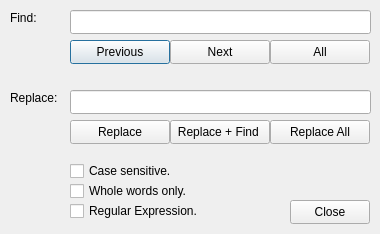
<?xml version="1.0" encoding="UTF-8"?>
<ui version="4.0">
 <class>FindReplace</class>
 <widget class="QDialog" name="FindReplace">
  <property name="geometry">
   <rect>
    <x>0</x>
    <y>0</y>
    <width>380</width>
    <height>234</height>
   </rect>
  </property>
  <property name="minimumSize">
   <size>
    <width>380</width>
    <height>234</height>
   </size>
  </property>
  <property name="windowTitle">
   <string>Dialog</string>
  </property>
  <widget class="QPushButton" name="prevButton">
   <property name="geometry">
    <rect>
     <x>70</x>
     <y>40</y>
     <width>100</width>
     <height>24</height>
    </rect>
   </property>
   <property name="sizePolicy">
    <sizepolicy hsizetype="Preferred" vsizetype="Preferred">
     <horstretch>0</horstretch>
     <verstretch>0</verstretch>
    </sizepolicy>
   </property>
   <property name="text">
    <string>Previous</string>
   </property>
  </widget>
  <widget class="QPushButton" name="nextButton">
   <property name="geometry">
    <rect>
     <x>170</x>
     <y>40</y>
     <width>100</width>
     <height>24</height>
    </rect>
   </property>
   <property name="sizePolicy">
    <sizepolicy hsizetype="Preferred" vsizetype="Preferred">
     <horstretch>0</horstretch>
     <verstretch>0</verstretch>
    </sizepolicy>
   </property>
   <property name="text">
    <string>Next</string>
   </property>
  </widget>
  <widget class="QPushButton" name="closeButton">
   <property name="geometry">
    <rect>
     <x>290</x>
     <y>200</y>
     <width>80</width>
     <height>24</height>
    </rect>
   </property>
   <property name="sizePolicy">
    <sizepolicy hsizetype="Preferred" vsizetype="Preferred">
     <horstretch>0</horstretch>
     <verstretch>0</verstretch>
    </sizepolicy>
   </property>
   <property name="text">
    <string>Close</string>
   </property>
  </widget>
  <widget class="QPushButton" name="replaceButton">
   <property name="geometry">
    <rect>
     <x>70</x>
     <y>120</y>
     <width>100</width>
     <height>24</height>
    </rect>
   </property>
   <property name="sizePolicy">
    <sizepolicy hsizetype="Preferred" vsizetype="Preferred">
     <horstretch>0</horstretch>
     <verstretch>0</verstretch>
    </sizepolicy>
   </property>
   <property name="text">
    <string>Replace</string>
   </property>
  </widget>
  <widget class="QPushButton" name="replAllButton">
   <property name="geometry">
    <rect>
     <x>270</x>
     <y>120</y>
     <width>100</width>
     <height>24</height>
    </rect>
   </property>
   <property name="sizePolicy">
    <sizepolicy hsizetype="Preferred" vsizetype="Preferred">
     <horstretch>0</horstretch>
     <verstretch>0</verstretch>
    </sizepolicy>
   </property>
   <property name="text">
    <string>Replace All</string>
   </property>
  </widget>
  <widget class="QPushButton" name="allButton">
   <property name="geometry">
    <rect>
     <x>270</x>
     <y>40</y>
     <width>100</width>
     <height>24</height>
    </rect>
   </property>
   <property name="sizePolicy">
    <sizepolicy hsizetype="Preferred" vsizetype="Preferred">
     <horstretch>0</horstretch>
     <verstretch>0</verstretch>
    </sizepolicy>
   </property>
   <property name="text">
    <string>All</string>
   </property>
  </widget>
  <widget class="QLineEdit" name="findEdit">
   <property name="geometry">
    <rect>
     <x>70</x>
     <y>10</y>
     <width>301</width>
     <height>24</height>
    </rect>
   </property>
   <property name="sizePolicy">
    <sizepolicy hsizetype="Preferred" vsizetype="Preferred">
     <horstretch>0</horstretch>
     <verstretch>0</verstretch>
    </sizepolicy>
   </property>
  </widget>
  <widget class="QLineEdit" name="replaceEdit">
   <property name="geometry">
    <rect>
     <x>70</x>
     <y>90</y>
     <width>301</width>
     <height>24</height>
    </rect>
   </property>
   <property name="sizePolicy">
    <sizepolicy hsizetype="Preferred" vsizetype="Preferred">
     <horstretch>0</horstretch>
     <verstretch>0</verstretch>
    </sizepolicy>
   </property>
  </widget>
  <widget class="QLabel" name="label">
   <property name="geometry">
    <rect>
     <x>10</x>
     <y>10</y>
     <width>58</width>
     <height>16</height>
    </rect>
   </property>
   <property name="text">
    <string>Find:</string>
   </property>
  </widget>
  <widget class="QLabel" name="label_2">
   <property name="geometry">
    <rect>
     <x>10</x>
     <y>90</y>
     <width>58</width>
     <height>16</height>
    </rect>
   </property>
   <property name="text">
    <string>Replace:</string>
   </property>
  </widget>
  <widget class="QCheckBox" name="caseS">
   <property name="geometry">
    <rect>
     <x>70</x>
     <y>160</y>
     <width>201</width>
     <height>22</height>
    </rect>
   </property>
   <property name="sizePolicy">
    <sizepolicy hsizetype="Preferred" vsizetype="Preferred">
     <horstretch>0</horstretch>
     <verstretch>0</verstretch>
    </sizepolicy>
   </property>
   <property name="text">
    <string>Case sensitive.</string>
   </property>
  </widget>
  <widget class="QCheckBox" name="whole">
   <property name="geometry">
    <rect>
     <x>70</x>
     <y>180</y>
     <width>201</width>
     <height>22</height>
    </rect>
   </property>
   <property name="sizePolicy">
    <sizepolicy hsizetype="Preferred" vsizetype="Preferred">
     <horstretch>0</horstretch>
     <verstretch>0</verstretch>
    </sizepolicy>
   </property>
   <property name="text">
    <string>Whole words only.</string>
   </property>
  </widget>
  <widget class="QCheckBox" name="regexp">
   <property name="geometry">
    <rect>
     <x>70</x>
     <y>200</y>
     <width>201</width>
     <height>22</height>
    </rect>
   </property>
   <property name="sizePolicy">
    <sizepolicy hsizetype="Preferred" vsizetype="Preferred">
     <horstretch>0</horstretch>
     <verstretch>0</verstretch>
    </sizepolicy>
   </property>
   <property name="text">
    <string>Regular Expression.</string>
   </property>
  </widget>
  <widget class="QPushButton" name="replFindButton">
   <property name="geometry">
    <rect>
     <x>170</x>
     <y>120</y>
     <width>100</width>
     <height>24</height>
    </rect>
   </property>
   <property name="sizePolicy">
    <sizepolicy hsizetype="Preferred" vsizetype="Preferred">
     <horstretch>0</horstretch>
     <verstretch>0</verstretch>
    </sizepolicy>
   </property>
   <property name="text">
    <string>Replace + Find </string>
   </property>
  </widget>
 </widget>
 <resources/>
 <connections/>
</ui>
